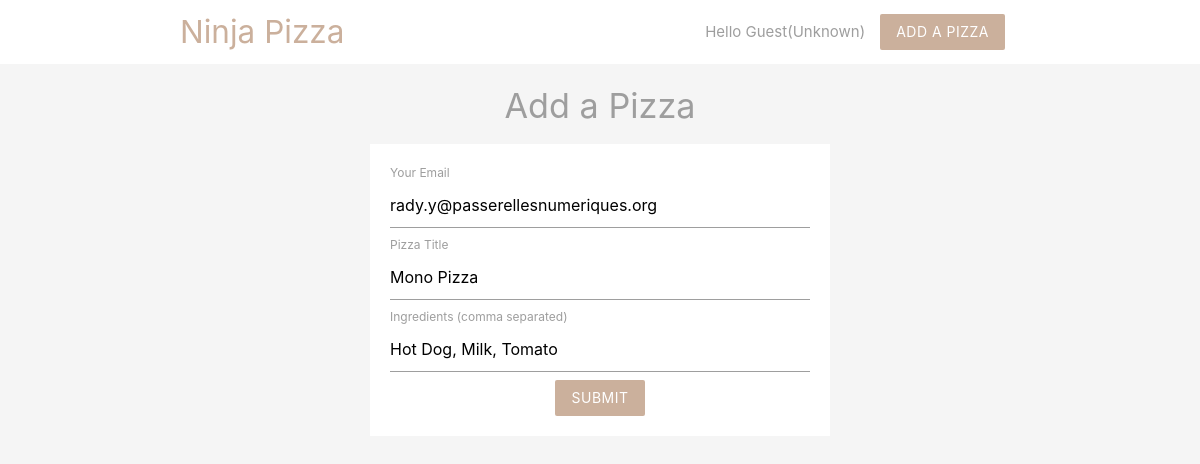
/edite.php?id=4, run on the app's committed database.
### tables this page shows
CREATE TABLE `pizzas` (
  `id` int(11) NOT NULL,
  `title` varchar(255) NOT NULL,
  `ingredients` varchar(255) NOT NULL,
  `email` varchar(255) NOT NULL,
  `created_at` timestamp NOT NULL DEFAULT current_timestamp()
);

### edite.php (the view, shortened to what this page needs)
<?php
include_once ('templates/header.php');
include_once ('config/db_connect.php');
?>
    	<?php
		if(isset($_GET['id'])){
			$id = mysqli_real_escape_string($connect, $_GET['id']);
			$query = "SELECT * FROM pizzas WHERE id = $id";
			$result = mysqli_query($connect, $query);
			$pizza = mysqli_fetch_assoc($result);
		}
	?>
<!DOCTYPE html>
<html>
	<section class="container grey-text">
		<h4 class="center">Add a Pizza</h4>
		<form class="white" action="#" method="post">
			<label>Your Email</label>
			<input type="text" name="email" value="<?php echo $pizza['email'] ?>">
			<label>Pizza Title</label>
			<input type="text" name="title" value="<?php echo $pizza['title'] ?>">
			<label>Ingredients (comma separated)</label>
			<input type="text" name="ingredients" value="<?php echo $pizza['ingredients'] ?>">
			<div class="center">
				<input type="submit" name="submit" value="Submit" class="btn brand z-depth-0">
			</div>
		</form>
	</section>
	<?php include_once('templates/header.php');  ?>
</html>

### css/style.css (style rules this page uses)
.brand { background: #cbb09c !important; }
form { max-width: 460px; margin: 20px auto; padding: 20px; }

### data on the page
pizzas: email "rady.y@passerellesnumeriques.org", title "Mono Pizza", ingredients "Hot Dog, Milk, Tomato"

### other printed values
$name "Guest"
$gender "Unknown"
